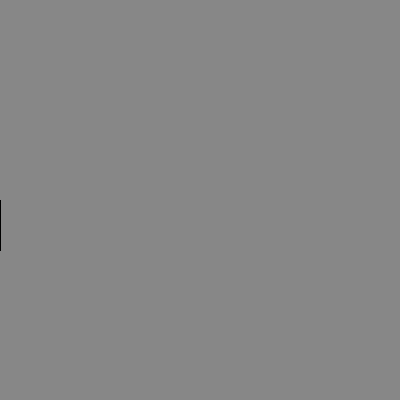
Frame 1 (no input)
Frame 60 (the mouse pressed at the canvas centre just before this capture): identical to frame 1, image omitted
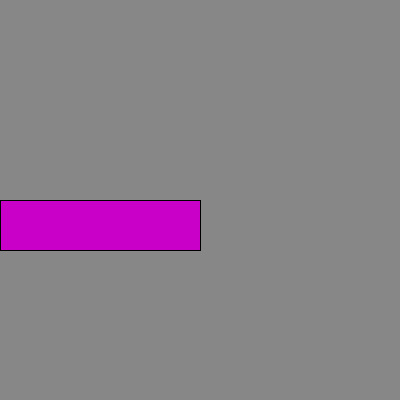
Frame 120 (the mouse held since frame 60 and released just before this capture)

The Processing sketch that drew these frames (run headless with seeded random() and noise(); from frame 60 on, the mouse is pressed at the canvas centre):

// Processing sketch: ejemplo2
// ── ejemplo2.pde
int posX; // declaración variable entera
float unNumeroFlotante;
int ancho;
int tono;
void setup() {
  size(400, 400);
}
void draw() {
  background(135);
  ancho = mouseX;
  tono = mouseY;
  fill(tono, 0, tono);
  
  rect(posX, 200, ancho, 50);
}
